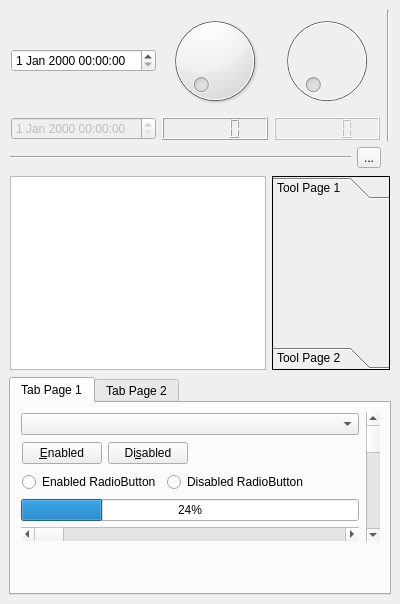
<ui version="4.0" >
 <author></author>
 <comment></comment>
 <exportmacro></exportmacro>
 <class>System</class>
 <widget class="QWidget" name="System" >
  <property name="objectName" >
   <string notr="true" >System</string>
  </property>
  <property name="geometry" >
   <rect>
    <x>0</x>
    <y>0</y>
    <width>400</width>
    <height>604</height>
   </rect>
  </property>
  <layout class="QVBoxLayout" >
   <property name="objectName" >
    <string notr="true" />
   </property>
   <property name="margin" >
    <number>9</number>
   </property>
   <property name="spacing" >
    <number>6</number>
   </property>
   <item>
    <layout class="QGridLayout" >
     <property name="objectName" >
      <string notr="true" />
     </property>
     <property name="margin" >
      <number>1</number>
     </property>
     <property name="spacing" >
      <number>6</number>
     </property>
     <item row="1" column="1" >
      <widget class="QToolButton" name="toolButton" >
       <property name="objectName" >
        <string notr="true" >toolButton</string>
       </property>
       <property name="geometry" >
        <rect>
         <x>340</x>
         <y>138</y>
         <width>15</width>
         <height>19</height>
        </rect>
       </property>
       <property name="text" >
        <string>...</string>
       </property>
      </widget>
     </item>
     <item row="1" column="0" >
      <widget class="QFrame" name="horizontalLine" >
       <property name="objectName" >
        <string notr="true" >horizontalLine</string>
       </property>
       <property name="geometry" >
        <rect>
         <x>1</x>
         <y>146</y>
         <width>333</width>
         <height>3</height>
        </rect>
       </property>
       <property name="frameShape" >
        <enum>QFrame::HLine</enum>
       </property>
       <property name="frameShadow" >
        <enum>QFrame::Sunken</enum>
       </property>
      </widget>
     </item>
     <item row="0" column="2" >
      <widget class="QFrame" name="verticalLine" >
       <property name="objectName" >
        <string notr="true" >verticalLine</string>
       </property>
       <property name="geometry" >
        <rect>
         <x>361</x>
         <y>1</y>
         <width>3</width>
         <height>131</height>
        </rect>
       </property>
       <property name="frameShape" >
        <enum>QFrame::VLine</enum>
       </property>
       <property name="frameShadow" >
        <enum>QFrame::Sunken</enum>
       </property>
      </widget>
     </item>
     <item row="0" column="0" colspan="2" >
      <layout class="QGridLayout" >
       <property name="objectName" >
        <string notr="true" />
       </property>
       <property name="margin" >
        <number>1</number>
       </property>
       <property name="spacing" >
        <number>6</number>
       </property>
       <item row="1" column="0" >
        <widget class="QDateTimeEdit" name="dateTimeEdit_2" >
         <property name="objectName" >
          <string notr="true" >dateTimeEdit_2</string>
         </property>
         <property name="enabled" >
          <bool>false</bool>
         </property>
         <property name="geometry" >
          <rect>
           <x>1</x>
           <y>108</y>
           <width>113</width>
           <height>20</height>
          </rect>
         </property>
         <property name="buttonSymbols" >
          <enum>QAbstractSpinBox::UpDownArrows</enum>
         </property>
        </widget>
       </item>
       <item row="0" column="0" >
        <widget class="QDateTimeEdit" name="dateTimeEdit" >
         <property name="objectName" >
          <string notr="true" >dateTimeEdit</string>
         </property>
         <property name="geometry" >
          <rect>
           <x>1</x>
           <y>41</y>
           <width>113</width>
           <height>20</height>
          </rect>
         </property>
         <property name="buttonSymbols" >
          <enum>QAbstractSpinBox::UpDownArrows</enum>
         </property>
        </widget>
       </item>
       <item row="0" column="1" >
        <widget class="QDial" name="dial" >
         <property name="objectName" >
          <string notr="true" >dial</string>
         </property>
         <property name="geometry" >
          <rect>
           <x>120</x>
           <y>1</y>
           <width>114</width>
           <height>100</height>
          </rect>
         </property>
         <property name="orientation" >
          <enum>Qt::Horizontal</enum>
         </property>
        </widget>
       </item>
       <item row="1" column="1" >
        <widget class="QLCDNumber" name="lcdNumber" >
         <property name="objectName" >
          <string notr="true" >lcdNumber</string>
         </property>
         <property name="geometry" >
          <rect>
           <x>120</x>
           <y>107</y>
           <width>114</width>
           <height>23</height>
          </rect>
         </property>
         <property name="frameShape" >
          <enum>QFrame::Box</enum>
         </property>
         <property name="frameShadow" >
          <enum>QFrame::Raised</enum>
         </property>
         <property name="mode" >
          <enum>QLCDNumber::Dec</enum>
         </property>
         <property name="segmentStyle" >
          <enum>QLCDNumber::Outline</enum>
         </property>
        </widget>
       </item>
       <item row="1" column="2" >
        <widget class="QLCDNumber" name="lcdNumber_2" >
         <property name="objectName" >
          <string notr="true" >lcdNumber_2</string>
         </property>
         <property name="enabled" >
          <bool>false</bool>
         </property>
         <property name="geometry" >
          <rect>
           <x>240</x>
           <y>107</y>
           <width>113</width>
           <height>23</height>
          </rect>
         </property>
         <property name="frameShape" >
          <enum>QFrame::Box</enum>
         </property>
         <property name="frameShadow" >
          <enum>QFrame::Raised</enum>
         </property>
         <property name="mode" >
          <enum>QLCDNumber::Dec</enum>
         </property>
         <property name="segmentStyle" >
          <enum>QLCDNumber::Outline</enum>
         </property>
        </widget>
       </item>
       <item row="0" column="2" >
        <widget class="QDial" name="dial_2" >
         <property name="objectName" >
          <string notr="true" >dial_2</string>
         </property>
         <property name="enabled" >
          <bool>false</bool>
         </property>
         <property name="geometry" >
          <rect>
           <x>240</x>
           <y>1</y>
           <width>113</width>
           <height>100</height>
          </rect>
         </property>
         <property name="orientation" >
          <enum>Qt::Horizontal</enum>
         </property>
        </widget>
       </item>
      </layout>
     </item>
    </layout>
   </item>
   <item>
    <layout class="QHBoxLayout" >
     <property name="objectName" >
      <string notr="true" />
     </property>
     <property name="margin" >
      <number>1</number>
     </property>
     <property name="spacing" >
      <number>6</number>
     </property>
     <item>
      <widget class="QTableWidget" name="tableWidget" >
       <property name="objectName" >
        <string notr="true" >tableWidget</string>
       </property>
       <property name="geometry" >
        <rect>
         <x>1</x>
         <y>1</y>
         <width>256</width>
         <height>193</height>
        </rect>
       </property>
      </widget>
     </item>
     <item>
      <widget class="QToolBox" name="toolBox" >
       <property name="objectName" >
        <string notr="true" >toolBox</string>
       </property>
       <property name="geometry" >
        <rect>
         <x>263</x>
         <y>1</y>
         <width>118</width>
         <height>193</height>
        </rect>
       </property>
       <property name="frameShape" >
        <enum>QFrame::Box</enum>
       </property>
       <property name="frameShadow" >
        <enum>QFrame::Plain</enum>
       </property>
       <property name="currentIndex" >
        <number>0</number>
       </property>
       <widget class="QWidget" name="widget" >
        <property name="objectName" >
         <string notr="true" >widget</string>
        </property>
        <property name="geometry" >
         <rect>
          <x>0</x>
          <y>0</y>
          <width>98</width>
          <height>119</height>
         </rect>
        </property>
        <attribute name="label" >
         <string>Tool Page 1</string>
        </attribute>
       </widget>
       <widget class="QWidget" name="widget" >
        <property name="objectName" >
         <string notr="true" >widget</string>
        </property>
        <property name="geometry" >
         <rect>
          <x>0</x>
          <y>0</y>
          <width>115</width>
          <height>56</height>
         </rect>
        </property>
        <attribute name="label" >
         <string>Tool Page 2</string>
        </attribute>
       </widget>
      </widget>
     </item>
    </layout>
   </item>
   <item>
    <widget class="QTabWidget" name="tabWidget" >
     <property name="objectName" >
      <string notr="true" >tabWidget</string>
     </property>
     <property name="geometry" >
      <rect>
       <x>9</x>
       <y>375</y>
       <width>382</width>
       <height>220</height>
      </rect>
     </property>
     <property name="tabShape" >
      <enum>QTabWidget::Rounded</enum>
     </property>
     <widget class="QWidget" name="widget" >
      <property name="objectName" >
       <string notr="true" >widget</string>
      </property>
      <property name="geometry" >
       <rect>
        <x>0</x>
        <y>0</y>
        <width>378</width>
        <height>196</height>
       </rect>
      </property>
      <attribute name="title" >
       <string>Tab Page 1</string>
      </attribute>
      <layout class="QGridLayout" >
       <property name="objectName" >
        <string notr="true" />
       </property>
       <property name="margin" >
        <number>9</number>
       </property>
       <property name="spacing" >
        <number>6</number>
       </property>
       <item row="0" column="0" >
        <layout class="QVBoxLayout" >
         <property name="objectName" >
          <string notr="true" />
         </property>
         <property name="margin" >
          <number>1</number>
         </property>
         <property name="spacing" >
          <number>6</number>
         </property>
         <item>
          <widget class="QComboBox" name="comboBox_3" >
           <property name="objectName" >
            <string notr="true" >comboBox_3</string>
           </property>
           <property name="geometry" >
            <rect>
             <x>1</x>
             <y>1</y>
             <width>332</width>
             <height>20</height>
            </rect>
           </property>
          </widget>
         </item>
         <item>
          <layout class="QHBoxLayout" >
           <property name="objectName" >
            <string notr="true" />
           </property>
           <property name="margin" >
            <number>1</number>
           </property>
           <property name="spacing" >
            <number>6</number>
           </property>
           <item>
            <widget class="QPushButton" name="pushButton_5" >
             <property name="objectName" >
              <string notr="true" >pushButton_5</string>
             </property>
             <property name="geometry" >
              <rect>
               <x>1</x>
               <y>1</y>
               <width>80</width>
               <height>23</height>
              </rect>
             </property>
             <property name="text" >
              <string>&amp;Enabled</string>
             </property>
            </widget>
           </item>
           <item>
            <widget class="QPushButton" name="pushButton_6" >
             <property name="objectName" >
              <string notr="true" >pushButton_6</string>
             </property>
             <property name="geometry" >
              <rect>
               <x>87</x>
               <y>1</y>
               <width>80</width>
               <height>23</height>
              </rect>
             </property>
             <property name="text" >
              <string>Di&amp;sabled</string>
             </property>
            </widget>
           </item>
           <item>
            <spacer>
             <property name="objectName" >
              <string notr="true" />
             </property>
             <property name="geometry" >
              <rect>
               <x>173</x>
               <y>1</y>
               <width>158</width>
               <height>23</height>
              </rect>
             </property>
             <property name="orientation" >
              <enum>Qt::Horizontal</enum>
             </property>
             <property name="sizeHint" >
              <size>
               <width>40</width>
               <height>20</height>
              </size>
             </property>
            </spacer>
           </item>
          </layout>
         </item>
         <item>
          <layout class="QHBoxLayout" >
           <property name="objectName" >
            <string notr="true" />
           </property>
           <property name="margin" >
            <number>1</number>
           </property>
           <property name="spacing" >
            <number>6</number>
           </property>
           <item>
            <widget class="QRadioButton" name="radioButton_3" >
             <property name="objectName" >
              <string notr="true" >radioButton_3</string>
             </property>
             <property name="geometry" >
              <rect>
               <x>1</x>
               <y>2</y>
               <width>123</width>
               <height>18</height>
              </rect>
             </property>
             <property name="text" >
              <string>Enabled RadioButton</string>
             </property>
            </widget>
           </item>
           <item>
            <widget class="QRadioButton" name="radioButton_4" >
             <property name="objectName" >
              <string notr="true" >radioButton_4</string>
             </property>
             <property name="geometry" >
              <rect>
               <x>130</x>
               <y>2</y>
               <width>125</width>
               <height>18</height>
              </rect>
             </property>
             <property name="text" >
              <string>Disabled RadioButton</string>
             </property>
            </widget>
           </item>
           <item>
            <spacer>
             <property name="objectName" >
              <string notr="true" />
             </property>
             <property name="geometry" >
              <rect>
               <x>261</x>
               <y>1</y>
               <width>70</width>
               <height>20</height>
              </rect>
             </property>
             <property name="orientation" >
              <enum>Qt::Horizontal</enum>
             </property>
             <property name="sizeHint" >
              <size>
               <width>40</width>
               <height>20</height>
              </size>
             </property>
            </spacer>
           </item>
          </layout>
         </item>
         <item>
          <widget class="QProgressBar" name="progressBar" >
           <property name="objectName" >
            <string notr="true" >progressBar</string>
           </property>
           <property name="geometry" >
            <rect>
             <x>1</x>
             <y>86</y>
             <width>332</width>
             <height>22</height>
            </rect>
           </property>
           <property name="value" >
            <number>24</number>
           </property>
          </widget>
         </item>
         <item>
          <widget class="QScrollBar" name="horizontalScrollBar" >
           <property name="objectName" >
            <string notr="true" >horizontalScrollBar</string>
           </property>
           <property name="geometry" >
            <rect>
             <x>1</x>
             <y>114</y>
             <width>332</width>
             <height>17</height>
            </rect>
           </property>
           <property name="orientation" >
            <enum>Qt::Horizontal</enum>
           </property>
          </widget>
         </item>
        </layout>
       </item>
       <item row="0" column="1" >
        <widget class="QScrollBar" name="verticalScrollBar" >
         <property name="objectName" >
          <string notr="true" >verticalScrollBar</string>
         </property>
         <property name="geometry" >
          <rect>
           <x>349</x>
           <y>9</y>
           <width>17</width>
           <height>132</height>
          </rect>
         </property>
         <property name="sizePolicy" >
          <sizepolicy>
           <hsizetype>0</hsizetype>
           <vsizetype>1</vsizetype>
           <horstretch>0</horstretch>
           <verstretch>0</verstretch>
          </sizepolicy>
         </property>
         <property name="orientation" >
          <enum>Qt::Vertical</enum>
         </property>
        </widget>
       </item>
       <item row="1" column="0" >
        <spacer>
         <property name="objectName" >
          <string notr="true" />
         </property>
         <property name="geometry" >
          <rect>
           <x>9</x>
           <y>147</y>
           <width>334</width>
           <height>40</height>
          </rect>
         </property>
         <property name="orientation" >
          <enum>Qt::Vertical</enum>
         </property>
         <property name="sizeHint" >
          <size>
           <width>20</width>
           <height>40</height>
          </size>
         </property>
        </spacer>
       </item>
      </layout>
     </widget>
     <widget class="QWidget" name="widget" >
      <property name="objectName" >
       <string notr="true" >widget</string>
      </property>
      <property name="geometry" >
       <rect>
        <x>0</x>
        <y>0</y>
        <width>377</width>
        <height>187</height>
       </rect>
      </property>
      <attribute name="title" >
       <string>Tab Page 2</string>
      </attribute>
     </widget>
    </widget>
   </item>
  </layout>
 </widget>
 <pixmapfunction></pixmapfunction>
 <connections/>
</ui>
